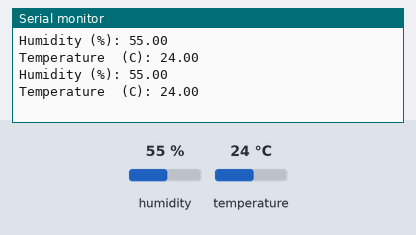
The sketch below on a simulated Arduino Uno, built with avr-gcc and run on an emulated ATmega328P. Shown: the last lines printed to the serial monitor. The inputs (shaded band) are chosen by the test bench; at power-on: humidity 55 %, temperature 24 °C.

Above: at 2.8 s.
2.9 s: humidity set to 22 %
At 4.5 s:
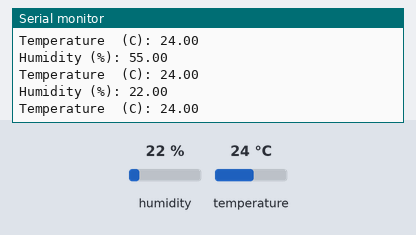
5.6 s: temperature set to 12 °C
At 7.4 s:
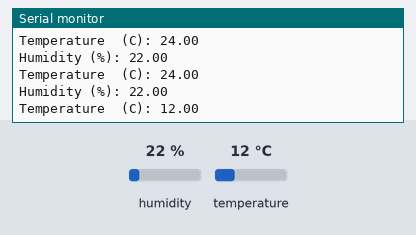
8.3 s: humidity set to 40 %
At 11.0 s:
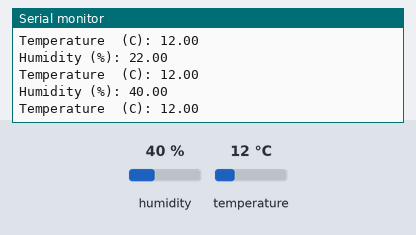
Timing chart, 0 to 12.5 s (numbered marks = the images above; inputs shaded):
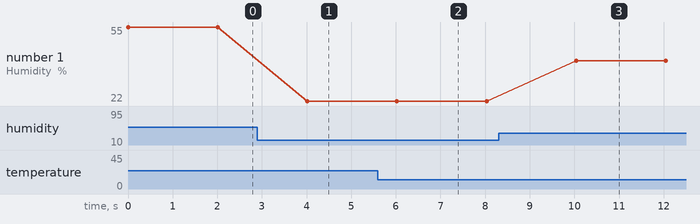

Measured:
- after the input at 2.9 s, the serial monitor: prints a new line after 1.1 s (image 1)
- after the input at 5.6 s, the serial monitor: prints a new line after 0.45 s (image 2)
- after the input at 8.3 s, the serial monitor: prints a new line after 1.7 s (image 3)
- plotted number 1: 55 → 22 after the input at 2.9 s, 22 → 40 after the input at 8.3 s

The sketch:

SensorTest.ino
```cpp
#include <DHT.h>

#define DHTPIN 7
#define DHTTYPE DHT22

DHT dht(DHTPIN, DHTTYPE);

float temp;
float hum;

void  setup()
{
  Serial.begin(9600);
  dht.begin();

}

void loop()
{
  Serial.println();

  temp = dht.readTemperature();
  hum = dht.readHumidity();

  Serial.print("Humidity (%): ");
  Serial.println(hum, 2);

  Serial.print("Temperature  (C): ");
  Serial.println(temp, 2);

  delay(2000);

}
```
